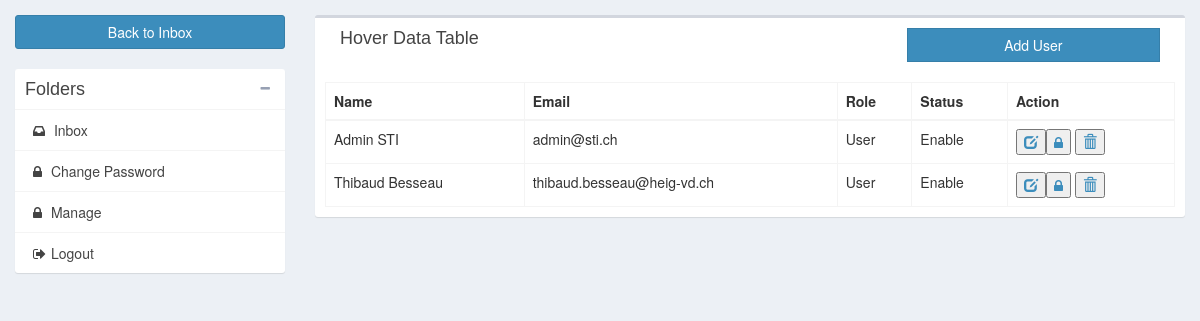
Screenshot of /src/users.php (signed in) with the database file from the repository.
### tables this page shows
CREATE TABLE "user" (
	`Id`	INTEGER PRIMARY KEY AUTOINCREMENT UNIQUE,
	`First_Name`	TEXT NOT NULL,
	`Last_Name`	TEXT NOT NULL,
	`Email`	TEXT NOT NULL UNIQUE,
	`Password`	TEXT NOT NULL,
	`Enable`	INTEGER NOT NULL,
	`Role`	INTEGER NOT NULL,
	`Salt`	TEXT
);

### html/config/db.php (called while the page is built, shortened)
<?php
class MyDB extends SQLite3
{
    public function allUsers()
    {
        $sql = 'SELECT *  FROM user ORDER BY user.First_Name ASC';
        $statement = $this->prepare($sql);
        $result = $statement->execute();
        $row = array();
        $i = 0;
        while ($res = $result->fetchArray(SQLITE3_ASSOC)) {
            $row[$i]['Id'] = $res['Id'];
            $row[$i]['First_Name'] = $res['First_Name'];
            $row[$i]['Last_Name'] = $res['Last_Name'];
            $row[$i]['Email'] = $res['Email'];
            $row[$i]['Role'] = $res['Role'];
            $row[$i]['Enable'] = $res['Enable'];
            $i++;
        }
        return $row;
    }
}
?>

### html/src/users.php (the view, shortened to what this page needs)
<?php
require_once("../config/db.php");
if (!isset($_SESSION['email'])) {
    header('Location: ../index.php');
} else {
    $db = new MyDB();
    $isAdmin =$_SESSION['isAdmin'];
    $users = $db->allUsers();;
}
?>
<!DOCTYPE html>
<html class=''>
<head>
    <link href="https://maxcdn.bootstrapcdn.com/bootstrap/3.3.7/css/bootstrap.min.css" rel="stylesheet"
          id="bootstrap-css">
    <link href='../public/css/admin-lte.css' rel='stylesheet' type='text/css'>
    <link rel="stylesheet" href="https://stackpath.bootstrapcdn.com/font-awesome/4.7.0/css/font-awesome.min.css">
</head>
<body>
<div class="content-wrapper">
<section class="content">
  <div class="row">
      <div class="col-md-3">
          <a href="mailbox.php" class="btn btn-primary btn-block margin-bottom">Back to Inbox</a>
          <div class="box box-solid">
              <div class="box-header with-border">
                  <h3 class="box-title">Folders</h3>
                  <div class="box-tools">
                      <button type="button" class="btn btn-box-tool" data-widget="collapse"><i class="fa fa-minus"></i>
                      </button>
                  </div>
              </div>
              <div class="box-body no-padding">
                  <ul class="nav nav-pills nav-stacked">
                      <li><a href="mailbox.php"><i class="fa fa-inbox"></i> Inbox</a></li>
                      <li><a href="password.php"><i class="fa fa-lock"></i> Change Password</a></li>
                      <?php if($isAdmin){echo('<li><a href="users.php"><i class="fa fa-lock"></i> Manage</a></li>');}?>
                      <li><a href="logout.php"><i class="fa fa-sign-out"></i>Logout</a></li>
                  </ul>
              </div>
          </div>
      </div>
    <div class="col-xs-9">
      <div class="box">
        <div class="box-header">
            <div class="col-xs-8">
          <h3 class="box-title">Hover Data Table</h3>
            </div>
            <div class="col-xs-4">
                <a href="./profile_user.php?isAnUpdate=0" class="btn btn-primary btn-block btn-flat">Add User</a>
            </div>
            </div>
        <div class="box-body">
          <table id="example2" class="table table-bordered table-hover">
            <thead>
            <tr>
              <th>Name</th>
              <th>Email</th>
              <th>Role</th>
              <th>Status</th>
              <th>Action</th>
            </tr>
            </thead>
            <tbody>
            <?php
                foreach ($users as $user) {
                    echo("<tr>");
                    echo('<td>'.$user["First_Name"]." ".$user["Last_Name"].'</td>');
                    echo('<td>'.$user["Email"].'</td>');
                    echo('<td>');
                    if ($user["Role"]==0)
                    {
                        echo("User");
                    }
                    else {
                        echo("Admin");
                    }
                    echo('</td>');
                    echo('<td>');
                    if ($user["Enable"]!=0)
                    {
                        echo("Enable");
                    }
                    else {
                        echo("Disable");
                    }
                    echo('</td>');
                    echo('<td>');
                    echo('<a href="./profile_user.php?user='.$user["Id"].'&isAnUpdate=1"> <button class="btn-flat circle greenButton "><span style="margin:auto" style="display:table" class="glyphicon glyphicon-edit"></span></button></a>');
                    if($user["Enable"]!=0)
                    {
                        echo('<a href="lock_unlock.php?action=0&user='.$user["Id"].'"><button class="btn-flat circle greyButton"> <span style="margin:auto" style="display:table" class="fa fa-lock"></span></button></a>');
                    }
                    else
                    {
                        echo('<a href="lock_unlock.php?action=1&user='.$user["Id"].'"><button class="btn-flat circle greyButton"> <span style="margin:auto" style="display:table" class="fa fa-unlock"></span></button></a>');
                    }
                    echo('<a href="./delete_user.php?user='.$user["Id"].'"> <button class="btn-flat circle greenButton "><span style="margin:auto" style="display:table" class="glyphicon glyphicon-trash"></span></button></a>');
                    echo('</td>');
                    echo("</tr>");
                }
            ?>
            </tbody>
          </table>
        </div>
      </div>
    </div>
  </div>
</section>

### rows the page displays
user: First_Name "Admin", Last_Name "STI", Email "admin@sti.ch", Role "User", Enable "Enable"
user: First_Name "Thibaud", Last_Name "Besseau", Email "thibaud.besseau@heig-vd.ch", Role "User", Enable "Enable"
